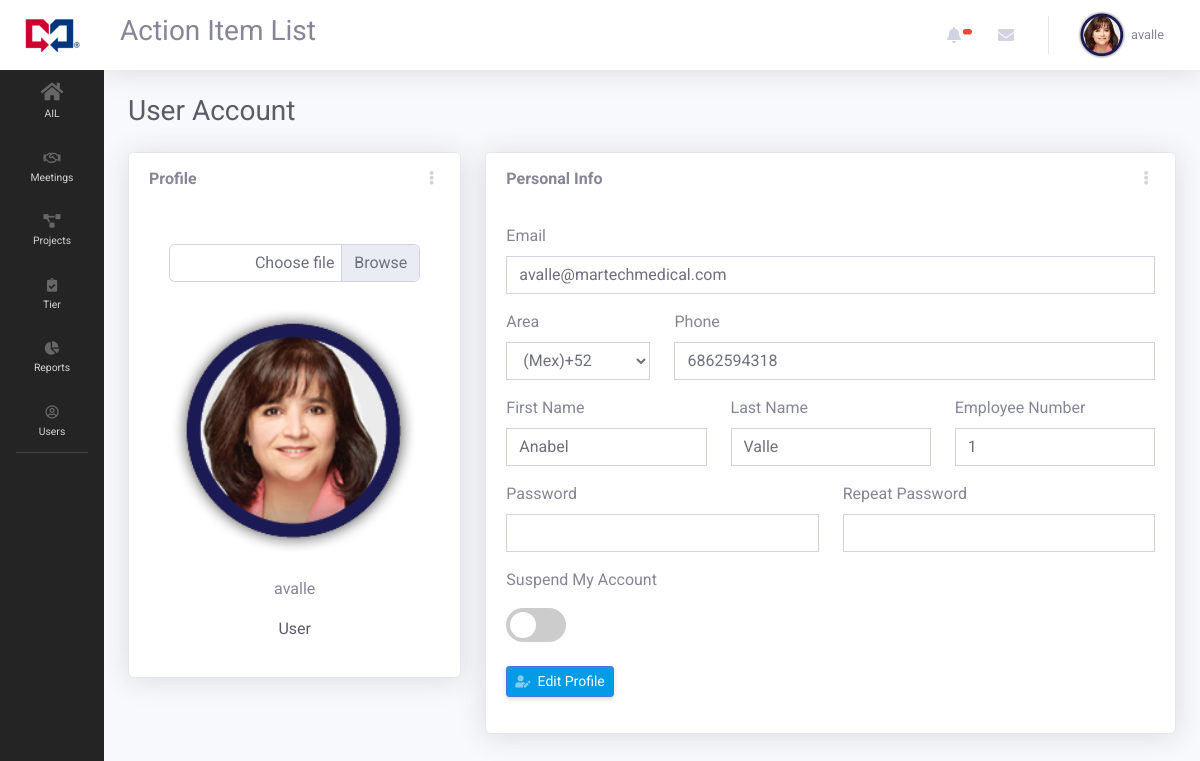
The app's page /index.php?page=profile_update&user=135 (signed in) with its own data.
### tables this page shows
CREATE TABLE `users` (
  `user_id` int(11) NOT NULL COMMENT 'auto incrementing user_id of each user, unique index',
  `user_name` varchar(64) NOT NULL COMMENT 'user''s name, unique',
  `user_password_hash` varchar(255) NOT NULL COMMENT 'user''s password in salted and hashed format',
  `user_email` varchar(64) NOT NULL COMMENT 'user''s email, unique',
  `user_first_name` varchar(255) DEFAULT NULL,
  `user_last_name` varchar(255) DEFAULT NULL,
  `user_employee_number` varchar(255) DEFAULT NULL,
  `user_department` int(11) NOT NULL,
  `user_date` datetime DEFAULT NULL,
  `user_last_update` timestamp NOT NULL DEFAULT current_timestamp() ON UPDATE current_timestamp(),
  `user_phone` varchar(25) DEFAULT NULL,
  `user_areacode` varchar(5) DEFAULT NULL,
  `user_level` int(1) NOT NULL DEFAULT 0,
  `user_image` varchar(255) NOT NULL DEFAULT 'uploads/user_img/noimage.png',
  `user_locked` int(1) NOT NULL DEFAULT 0,
  `user_suspend` int(1) NOT NULL DEFAULT 0,
  `user_active` int(1) NOT NULL DEFAULT 1
);

### views/pages/profile/profile_update.php (the view, shortened to what this page needs)
<?php
$stmt = $connection->prepare("SELECT * FROM users WHERE user_id = ?");
$stmt->bind_param("i", $_GET['user']);
$stmt->execute();
$result = $stmt->get_result();
$row = $result->fetch_array();
?>
<h1 class="h3 mb-4 text-gray-800">User Account</h1>
<form method="POST" id="form-user"  autocomplete="off" enctype="multipart/form-data">
<div class="row">
    <div class="col-lg-4">
        <div class="card shadow mb-4">
            <div class="card-header py-3 d-flex flex-row align-items-center justify-content-between">
                <h6 class="m-0 font-weight-bold text-default">Profile</h6>
                <div class="dropdown no-arrow">
                <a class="dropdown-toggle" href="#" role="button" id="dropdownMenuLink" data-toggle="dropdown" aria-haspopup="true" aria-expanded="false">
                    <i class="fas fa-ellipsis-v fa-sm fa-fw text-gray-400"></i>
                </a>
                </div>
            </div>
            <div class="card-body text-center">
                <div class="card-body text-center">
                   <div class="custom-file">
                      <label class="custom-file-label" for="customFile">Choose file</label>
                    </div>
                    <br><br/>
                    <img style="width: 100%; height:auto;" id="blah" src="<?php echo $row['user_image']; ?>" alt="your image" />
                </div>
                <p><?php echo $row['user_name'] ?></p>
                <p class="text-dark">
                  <?php
                  if($row['user_level']== 0)
                    echo "Guest";
                  elseif($row['user_level']== 1)
                    echo "User";
                  elseif($row['user_level']== 2)
                    echo "Admin";
                  elseif($row['user_level']== 3)
                    echo "Super Admin";
                  ?>
                </p>
            </div>
        </div>
    </div>
    <div class="col-lg-8">
        <div class="card shadow mb-4">
            <div class="card-header py-3 d-flex flex-row align-items-center justify-content-between">
                <h6 class="m-0 font-weight-bold text-default">Personal Info</h6>
                <div class="dropdown no-arrow">
                <a class="dropdown-toggle" href="#" role="button" id="dropdownMenuLink" data-toggle="dropdown" aria-haspopup="true" aria-expanded="false">
                    <i class="fas fa-ellipsis-v fa-sm fa-fw text-gray-400"></i>
                </a>
                </div>
            </div>
            <div id="profile-data" class="card-body">
                    <div class="form-group">
                        <label>Email</label>
                        <input type="email" name="user_email" id="" class="form-control"  value="<?php echo $row['user_email'] ?>">
                    </div>
                    <div class="row">
                      <div class="form-group col-lg-3">
                          <label>Area</label>
                          <select  name="user_areacode" id="" class="form-control">
                            <option <?php if(isset($row['user_areacode'])&& $row['user_areacode'] == "+52") echo "selected" ?> value="+52">(Mex)+52</option>
                          </select>
                      </div>
                      <div class="form-group col-lg-9">
                          <label>Phone</label>
                          <input type="text" name="user_phone" id="" class="form-control"  value="<?php echo $row['user_phone'] ?>">
                      </div>
                    </div>
                    <div class="row">
                      <div class="form-group col-lg-4">
                          <label>First Name</label>
                          <input type="text" name="user_first_name" id="" class="form-control"  value="<?php echo $row['user_first_name'] ?>">
                      </div>
                      <div class="form-group col-lg-4">
                          <label>Last Name</label>
                          <input type="text" name="user_last_name" id="" class="form-control"  value="<?php echo $row['user_last_name'] ?>">
                      </div>
                      <div class="form-group col-lg-4">
                          <label>Employee Number</label>
                          <input type="text" name="user_employee_number" id="" class="form-control"  value="<?php echo $row['user_employee_number'] ?>">
                      </div>
                    </div>
                    <div class="row">
                      <div class="form-group col-lg-6">
                          <label>Password</label>
                          <input type="password" name="user_password_new" id="" class="form-control"  />
                      </div>
                      <div class="form-group col-lg-6">
                          <label>Repeat Password</label>
                          <input type="password" name="user_password_repeat" id="" class="form-control" />
                      </div>
                    </div>
                    <div class="row">
                      <div class="form-group col-lg-4">
                        <p>Suspend My Account</p>
                        <label class="switch1 ">
                          <span class="slider1 round"></span>
                        </label>
                      </div>
                    </div>
                    <div class="form-group ">
                        <button id="edit_profile1" name="update_profile" type="submit" class="d-none d-sm-inline-block btn btn-sm btn-primary shadow-sm">
                            <i class="fas fa-user-edit fa-sm text-white-50"></i>&nbsp;&nbsp;Edit Profile
                        </button>
                    </div>
            </div>
        </div>
    </div>
</div>
</form>

### views/includes/header.php (style rules this page uses)
body { font-family: 'Roboto', sans-serif; }
.btn-primary { background-color: #039be5; }
.card-header { background-color: #fff; border-bottom: #fff; }
.form-control { border-radius: 0; }
.switch1 { position: relative; display: inline-block; width: 60px; height: 34px; }
.slider1 { position: absolute; cursor: pointer; top: 0; left: 0; right: 0; bottom: 0; background-color: #ccc; -webkit-transition: .4s; transition: .4s; }
.slider1:before { position: absolute; content: ""; height: 26px; width: 26px; left: 4px; bottom: 4px; background-color: white; -webkit-transition: .4s; transition: .4s; }
.slider1.round { border-radius: 34px; }
.slider1.round:before { border-radius: 50%; }

### records on screen
users: user_image (picture), user_name "avalle", user_email "avalle@martechmedical.com", user_areacode "(Mex)+52", user_phone "6862594318", user_first_name "Anabel", user_last_name "Valle", user_employee_number "1"

### other values on screen
$_SESSION['quatroapp_user_name'] "avalle"
